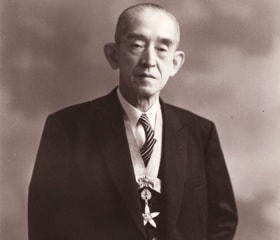
%> input picture image/history_niwa_yasujiro_02.jpg, 280 x 240 px
$ octave kadai2.m   (GNU Octave 9; MATLAB toolbox functions it lacks are replaced by stand-ins)
%> lines starting %> are read from the running program, lines starting %| are printed output that depends on the picture; in (x1, y1, x2, y2) boxes, pixels count from 0 and x2, y2 are one past the last pixel; in counts of white or black regions, pixels touching at a corner belong together; the program's own positions count from 1
% 課題２　階調数と疑似輪郭
% ２階調，４階調，８階調の画像を生成せよ．

clear; % 変数のオールクリア

ORG=imread('history_niwa_yasujiro_02.jpg'); % 原画像の入力
%> ORG is the input picture: size 240x280x3 uint8; mean R, G, B 119.1, 101.4, 96.3
ORG = rgb2gray(ORG); colormap(gray); colorbar;
imagesc(ORG); axis image; % 画像の表示
pause; % 一時停止

% ２階調画像の生成
IMG = ORG>128;
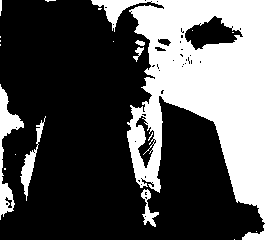
%> IMG: size 240x280 logical; 35.9% white; 20 white regions (13 under 20 px), largest, box (x1, y1, x2, y2) and area: (91, 0, 280, 240) 22197, (0, 84, 24, 220) 1040, (20, 116, 46, 201) 487
imagesc(IMG); colormap(gray); colorbar;  axis image;
pause;

% ４階調画像の生成
IMG0 = ORG>64;
%> IMG0: size 240x280 logical; 64.4% white; 19 black regions (11 under 20 px), largest, box (x1, y1, x2, y2) and area: (28, 86, 238, 240) 22598, (105, 13, 149, 107) 902, (137, 118, 154, 154) 125
IMG1 = ORG>128;
IMG2 = ORG>192;
%> IMG2: size 240x280 logical; 6.3% white; 27 white regions (18 under 20 px), largest, box (x1, y1, x2, y2) and area: (133, 8, 184, 192) 2987, (267, 50, 280, 105) 477, (263, 131, 280, 170) 316
IMG = IMG0 + IMG1 + IMG2;
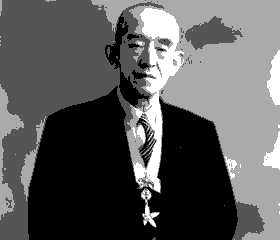
%> IMG: size 240x280 double; min 0, max 3, mean 1.07; drawn with min black and max white
imagesc(IMG); colormap(gray); colorbar;  axis image;
pause;

% ８階調については，各自検討してください．
IMG3 = ORG>32;
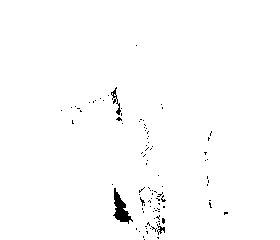
%> IMG3: size 240x280 logical; 98.9% white; 96 black regions (93 under 20 px), largest, box (x1, y1, x2, y2) and area: (113, 188, 133, 224) 309, (111, 87, 121, 115) 79, (157, 224, 165, 235) 38
IMG4 = ORG>64;
IMG5 = ORG>96;
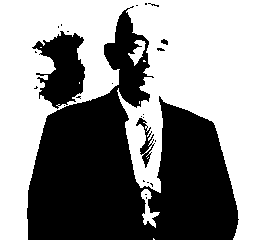
%> IMG5: size 240x280 logical; 58.1% white; 25 black regions (21 under 20 px), largest, box (x1, y1, x2, y2) and area: (27, 6, 239, 240) 25314, (32, 31, 85, 109) 2427, (136, 118, 155, 168) 288, (161, 39, 168, 45) 29
IMG6 = ORG>128;
IMG7 = ORG>160;
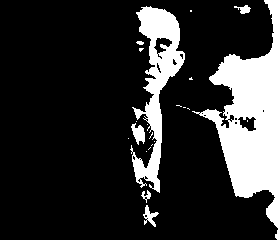
%> IMG7: size 240x280 logical; 19% white; 22 white regions (15 under 20 px), largest, box (x1, y1, x2, y2) and area: (192, 0, 280, 240) 8519, (130, 6, 185, 193) 3739, (131, 123, 145, 145) 183
IMG8 = ORG>192;
IMG9 = ORG>224;
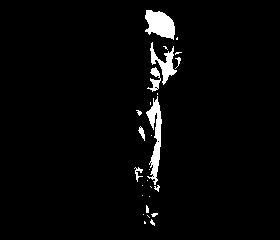
%> IMG9: size 240x280 logical; 3.1% white; 27 white regions (18 under 20 px), largest, box (x1, y1, x2, y2) and area: (146, 96, 162, 185) 626, (145, 10, 175, 40) 621, (150, 42, 177, 85) 394
IMG = IMG3 + IMG4 + IMG5 + IMG6+ IMG7+ IMG8+ IMG9;
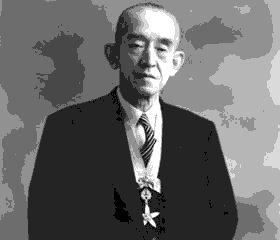
%> IMG: size 240x280 double; min 0, max 7, mean 2.86; drawn with min black and max white
imagesc(IMG); colormap(gray); colorbar;  axis image;
